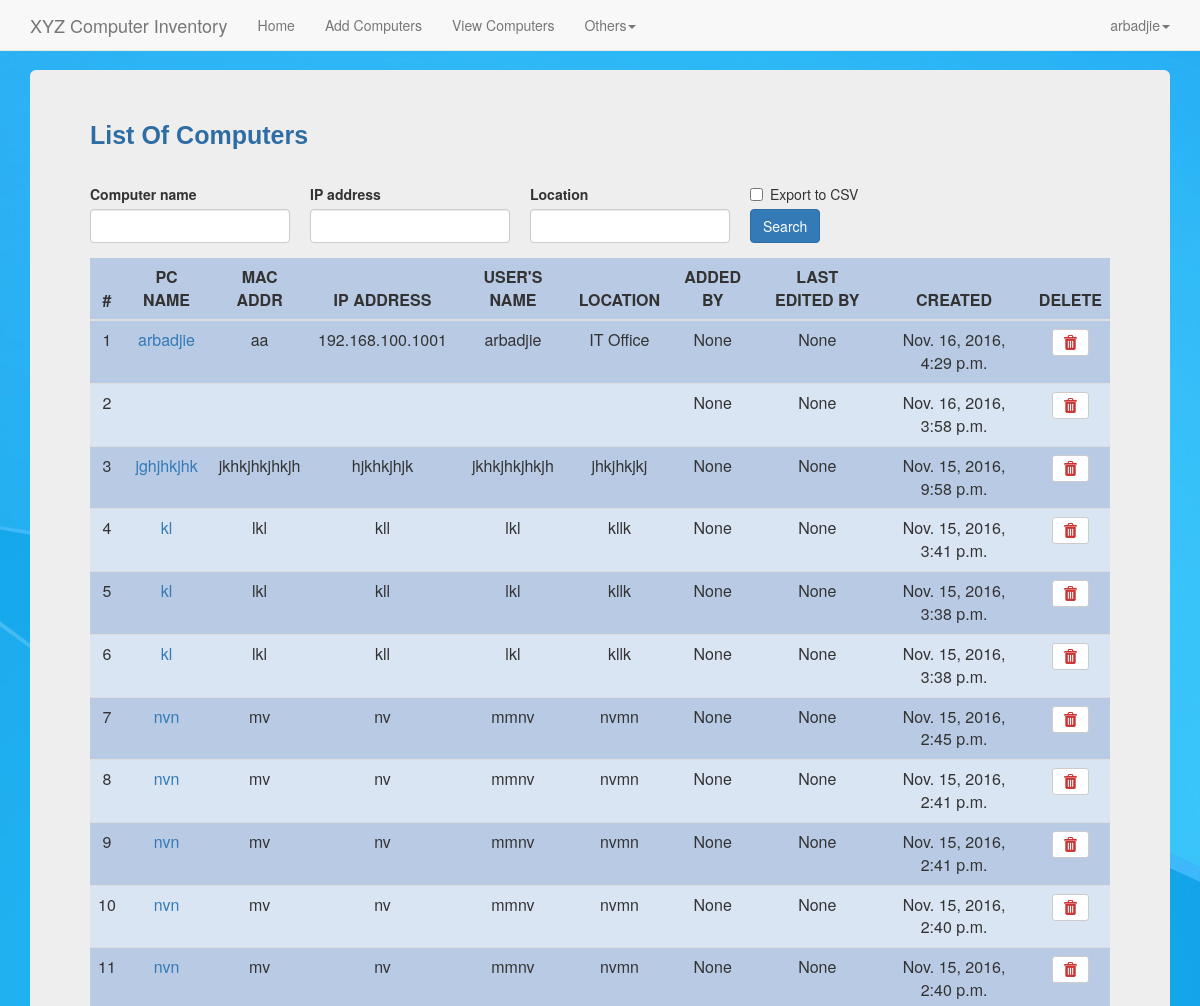
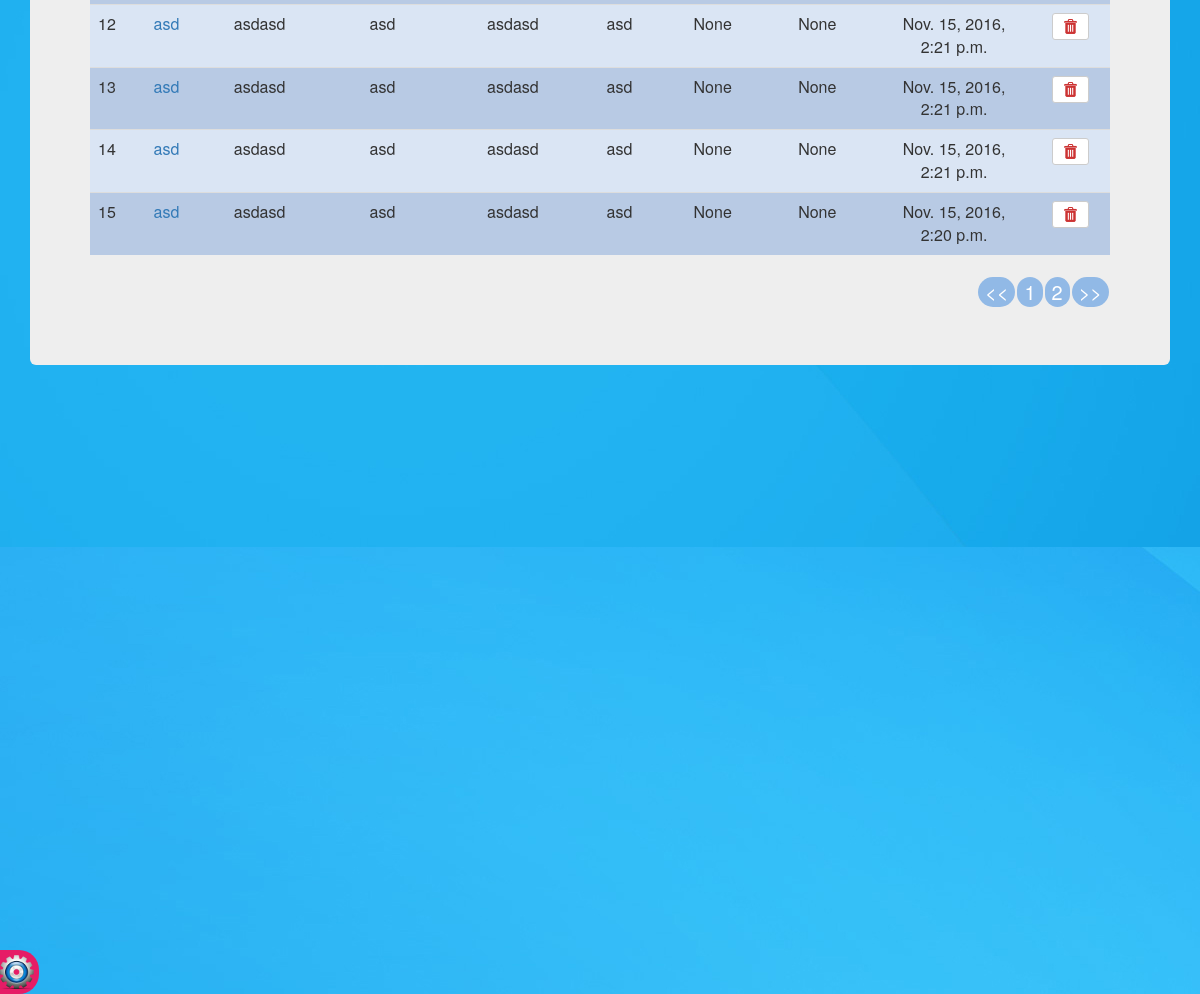
/computer_list/ (signed in), run on the app's committed database (2 pictures, top to bottom).
### djangoapp/models.py (models this page shows, shortened)
class Computers(models.Model):
    computer_name = models.CharField(max_length=30, blank=True, null=True)
    IP_address = models.CharField(max_length=30, blank=True, null=True)
    MAC_address = models.CharField(max_length=30, blank=True, null=True)
    Operating_system = models.ForeignKey(OperatingSystem, blank=True, null=True)
    users_name = models.CharField(max_length=30, blank=True, null=True)
    location = models.CharField(max_length=30, blank=True, null=True)
    unit_choice = (
            ('IT Unit', 'IT Unit'),
            ('HR Unit', 'HR Unit'),
            ('Accounting Unit', 'Accounting Unit'),
            ('Treasury Unit', 'Treasury Unit'),
		)
    Unit = models.CharField(max_length=50, default='', blank=True, null=True, choices=unit_choice)
    added_by = models.CharField(max_length=30, blank=True, null=True)
    edited_by = models.CharField(max_length=30, blank=True, null=True)
    export_to_CSV = models.BooleanField(default=False)
    date_edited = models.DateTimeField(auto_now_add=False, auto_now=True, blank=True, null=True)
    timestamp = models.DateTimeField(auto_now_add=True, auto_now=False)
    def get_absolute_url(self):
		return reverse("computer_edit", kwargs={"id": self.id})
    def get_absolute_url_delete(self):
        return reverse("computer_delete", kwargs={"id": self.id})

### djangoapp/views.py (the view)
# urls.py: url(r'^computer_list/$', 'djangoapp.views.computer_list', name='computer_list'),
def computer_list(request):
	title = 'List Of Computers'
	queryset = Computers.objects.all().order_by('-id')
	form = ComputerSearchForm(request.POST or None)
	context = {
		"title": title,
		"queryset": queryset,
		"form": form,
		}
	if request.method == 'POST':
			queryset = Computers.objects.all().order_by('-id').filter(computer_name__icontains=form['computer_name'].value(), IP_address__icontains=form['IP_address'].value(), location__icontains=form['location'].value())
			context = {
			"title": title,
			"queryset": queryset,
			"form": form,
			}
	if form['export_to_CSV'].value() == True:
		response = HttpResponse(content_type='text/csv')
		response['Content-Disposition'] = 'attachment; filename="Computers.csv"'
		writer = csv.writer(response)
		writer.writerow(['computer_name', 'IP_address', 'MAC_address', 'users_name','location', 'timestamp'])
		instance = queryset
		for row in instance:
			writer.writerow([row.computer_name , row.IP_address , row.MAC_address, row.users_name, row.location, row.timestamp])
		return response
	return render(request, "computer_list.html",context)

### djangoapp/forms.py
class ComputerSearchForm(forms.ModelForm):
	class Meta:
		model = Computers
		fields = ['computer_name', 'IP_address', 'location', 'export_to_CSV']

### djangoapp/templates/computer_list.html (shortened to what this page needs)
{% load staticfiles %}
{% include 'navbar.html' %}
{% load crispy_forms_tags %}
<!DOCTYPE html>
<html lang="en">
  <head>
    <link href="{% static 'css/bootstrap.min.css' %}" rel="stylesheet">
    <link href="{% static 'css/ie10-viewport-bug-workaround.css' %}" rel="stylesheet">
    <link href="{% static 'css/navbar-fixed-top.css' %}" rel="stylesheet">
    <link href="{% static 'js/nprogress/nprogress.css' %}" rel="stylesheet">
    <link href="{% static 'css/custom.css' %}" rel="stylesheet">
  </head>
  <body>
    <div class="container">
      <div class="jumbotron">
        {% if request.user.is_authenticated %}
        <div class="title">{{title}}</div><br>
        <div class="inv-search">
            <form method="post" action="">
                {{form|crispy}}
                <input class='btn btn-primary search-btn'  type="submit" value="Search" />
            </form>
        </div>
        <table class='table'>
            <thead>
                <tr>
                    <th class="center-align">#</th>
                    <th class="center-align">PC NAME</th>
                    <th class="center-align">MAC ADDR</th>
                    <th class="center-align">IP ADDRESS</th>
                    <th class="center-align">USER'S NAME</th>
                    <th class="center-align">LOCATION</th>
                    <th class="center-align">ADDED BY</th>
                    <th class="center-align">LAST EDITED BY</th>
                    <th class="center-align">CREATED</th>
                    <th class="center-align">DELETE</th>
                </tr>
            </thead>
            {% for instance in queryset %}
            <tr>
                <td class="center-align">{{forloop.counter}}</td>
                <td class="center-align">
                    {% if perms.djangoapp.change_computers %}
                        <a href='{{ instance.get_absolute_url }}' data-toggle="tooltip" title="edit this item">{{instance.computer_name}}</a>
                    {% else %}<a href='#' data-toggle="tooltip" title="You cannot edit">{{instance.computer_name}}</a>
                    {% endif %}
                </td>
                <td class="center-align">{{instance.MAC_address}}</td>
                <td class="center-align">{{instance.IP_address}}</td>
                <td class="center-align">{{instance.users_name}}</td>
                <td class="center-align">{{instance.location}}</td>
                <td class="center-align">{{instance.added_by}}</td>
                <td class="center-align">{{instance.edited_by}}</td>
                <td class="center-align">{{instance.timestamp}}</td>
                <td class="center-align">
                {% if perms.djangoapp.delete_computers %}
                    <a href='{{ instance.get_absolute_url_delete }}' data-toggle="tooltip" title="delete this item">
                        <button type="button" class="btn btn-default btn-sm">
                            <img src="{% static 'img/del.png' %}">
                        </button>
                    </a>
                {% else %}
                        <button type="button" class="btn btn-default btn-sm disabled">
                            <img src="{% static 'img/del.png' %}">
                        </button>
                {% endif %}
                </td>
            </tr>
            {% endfor %}
        </table>
        {% else %}You do not have permissions to access this page<br>
        {% endif %}
      </div>
    </div>
  </body>
</html>

### djangoapp/templates/navbar.html (shortened to what this page needs)
    <nav class="navbar navbar-default navbar-fixed-top">
      <div class="container">
        <div class="navbar-header">
          <a class="navbar-brand" href="/">XYZ Computer Inventory</a>
        </div>
        <div id="navbar" class="navbar-collapse collapse">
          <ul class="nav navbar-nav">
            <li><a href="/">Home</a></li>
            {% if request.user.is_authenticated %}
            <li><a href="/computer_entry">Add Computers</a></li>
            <li><a href="/computer_list">View Computers</a></li>
            <li class="dropdown">
              <a href="#" class="dropdown-toggle" data-toggle="dropdown" role="button" aria-haspopup="true" aria-expanded="false">Others<span class="caret"></span></a>
            </li>
            {% endif %}
          </ul>
          <ul class="nav navbar-nav navbar-right">
            {% if request.user.is_authenticated %}
            <li class="dropdown">
              <a href="#" class="dropdown-toggle" data-toggle="dropdown" role="button" aria-haspopup="true" aria-expanded="false">{{request.user}}<span class="caret"></span></a>
            </li>
            {% else %}<li><a href="/accounts/login">Login</a></li>
            {% endif %}
          </ul>
        </div>
      </div>
    </nav>
    {% if request.user.is_authenticated %}
      <a href="/settings">
        <div id="settings">
              Settings <img src="/static/img/settings.png">
        </div>
      </a>
    {% endif %}

### djangoapp/static/css/navbar-fixed-top.css (style rules this page uses)
body { min-height: 2000px; padding-top: 70px; }

### djangoapp/static/css/custom.css (style rules this page uses)
body { background: url("../img/bg.jpg"); }
.table tr:nth-child(odd) { background: #B8CAE4 }
.table tr:nth-child(even) { background: #dae5f4 }
.inv-search #div_id_computer_name, .inv-search #div_id_ip_address, .inv-search #div_id_location { float: left; width: 200px; margin-right: 20px; }
.search-btn { margin-top: -10px; float: left; }
.title { font-family: helvetica; font-weight: bold; font-size: 25px; color: #2e6da4; text-align: left; }
#settings { background-color: #e61c66; color: white; text-align: center; display: inline; font-weight: bolder; padding-top: 5px; padding-bottom: 5px; padding-left: 20px; padding-right: 5px; position: fixed; bottom: 0px; left: -80px; z-index: 3000; border-top-right-radius: 20px; border-bottom-right-radius: 20px; }
.center-align { text-align: center; }

### data on the page
Computers: computer_name "arbadjie", MAC_address "aa", IP_address "192.168.100.1001", users_name "arbadjie", location "IT Office", added_by "None", edited_by "None", timestamp "Nov. 16, 2016, 4:29 p.m."
Computers: added_by "None", edited_by "None", timestamp "Nov. 16, 2016, 3:58 p.m."
Computers: computer_name "jghjhkjhk", MAC_address "jkhkjhkjhkjh", IP_address "hjkhkjhjk", users_name "jkhkjhkjhkjh", location "jhkjhkjkj", added_by "None", edited_by "None", timestamp "Nov. 15, 2016, 9:58 p.m."
Computers: computer_name "kl", MAC_address "lkl", IP_address "kll", users_name "lkl", location "kllk", added_by "None", edited_by "None", timestamp "Nov. 15, 2016, 3:41 p.m."
Computers: computer_name "kl", MAC_address "lkl", IP_address "kll", users_name "lkl", location "kllk", added_by "None", edited_by "None", timestamp "Nov. 15, 2016, 3:38 p.m."
Computers: computer_name "kl", MAC_address "lkl", IP_address "kll", users_name "lkl", location "kllk", added_by "None", edited_by "None", timestamp "Nov. 15, 2016, 3:38 p.m."
Computers: computer_name "nvn", MAC_address "mv", IP_address "nv", users_name "mmnv", location "nvmn", added_by "None", edited_by "None", timestamp "Nov. 15, 2016, 2:45 p.m."
Computers: computer_name "nvn", MAC_address "mv", IP_address "nv", users_name "mmnv", location "nvmn", added_by "None", edited_by "None", timestamp "Nov. 15, 2016, 2:41 p.m."
Computers: computer_name "nvn", MAC_address "mv", IP_address "nv", users_name "mmnv", location "nvmn", added_by "None", edited_by "None", timestamp "Nov. 15, 2016, 2:41 p.m."
Computers: computer_name "nvn", MAC_address "mv", IP_address "nv", users_name "mmnv", location "nvmn", added_by "None", edited_by "None", timestamp "Nov. 15, 2016, 2:40 p.m."
Computers: computer_name "nvn", MAC_address "mv", IP_address "nv", users_name "mmnv", location "nvmn", added_by "None", edited_by "None", timestamp "Nov. 15, 2016, 2:40 p.m."
Computers: computer_name "asd", MAC_address "asdasd", IP_address "asd", users_name "asdasd", location "asd", added_by "None", edited_by "None", timestamp "Nov. 15, 2016, 2:21 p.m."
Computers: computer_name "asd", MAC_address "asdasd", IP_address "asd", users_name "asdasd", location "asd", added_by "None", edited_by "None", timestamp "Nov. 15, 2016, 2:21 p.m."
Computers: computer_name "asd", MAC_address "asdasd", IP_address "asd", users_name "asdasd", location "asd", added_by "None", edited_by "None", timestamp "Nov. 15, 2016, 2:21 p.m."
Computers: computer_name "asd", MAC_address "asdasd", IP_address "asd", users_name "asdasd", location "asd", added_by "None", edited_by "None", timestamp "Nov. 15, 2016, 2:20 p.m."

### other printed values
{{ request.user }} "arbadjie"
{{ title }} "List Of Computers"
